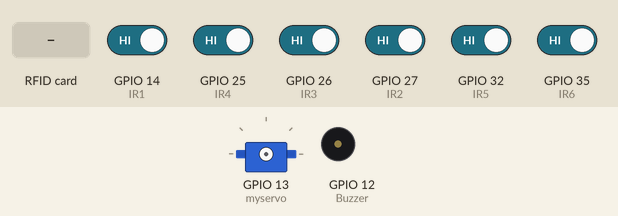
Recording of a sketch running on a simulated ESP32. Parts: servo, buzzer (waves = sounding, pin HIGH). Wiring (inferred from the names in the program): IR receiver: data GPIO 4. The test bench sets the inputs (shaded band); at power-on: GPIO 14 (IR1), GPIO 25 (IR4), GPIO 26 (IR3), GPIO 27 (IR2), GPIO 32 (IR5), GPIO 35 (IR6) HIGH. WiFi joins after 1.5 s; servers stay silent unless stated; uploads are accepted with an empty reply; what the sketch prints to the serial monitor is not drawn.

Above: at 0.1 s.
At 3.2 s:
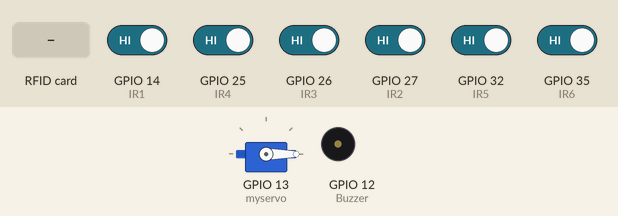
3.3 s: RFID card 5E 7A 19 C4 held to the reader
Timing chart, 0 to 6.3 s (numbered marks = the images above; inputs shaded):
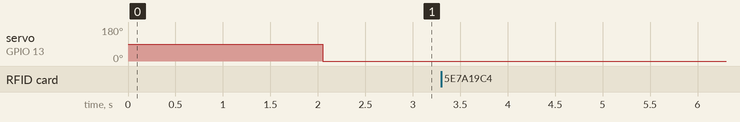

Measured:
- after the input at 3.3 s, every drawn part: stays the same

The sketch:

PINTU_KELUAR.ino
```cpp
#include <SPI.h>
#include <MFRC522.h>
#include <ESP32Servo.h>
#include <WiFi.h>
#include <HTTPClient.h>


#define RST_PIN 33
#define SDA_PIN 21
#define Buzzer 12

#define IR 4

#define IR1 14
#define IR2 27
#define IR3 26
#define IR4 25
#define IR5 32
#define IR6 35


int val=0;
Servo myservo;

MFRC522 mfrc522(SDA_PIN, RST_PIN);
// Replace with your network credentials (STATION)
const char* ssid = "WS Clown Project 2.4G";
const char* password = "membadutbersama";

String serverName = "http://parkir.sitesxyz.my.id/";

unsigned long lastTime = 0;
unsigned long timerDelay = 5000;


void setup() {
  Serial.begin(115200);
  SPI.begin();
  initWiFi();
  myservo.attach(13);
  pinMode(IR, INPUT);
  pinMode(IR1, INPUT);
  pinMode(IR2, INPUT);
  pinMode(IR3, INPUT);
  pinMode(IR4, INPUT);
  pinMode(IR5, INPUT);
  pinMode(IR6, INPUT);
  pinMode(Buzzer, OUTPUT);
  mfrc522.PCD_Init();
  Serial.println("Put your card to the reader...");

}

void loop() {
  if ((millis() - lastTime) > timerDelay){
    bool ir1, ir2, ir3, ir4, ir5, ir6;
    ir1 = !digitalRead(IR1);
    ir2 = !digitalRead(IR2);
    ir3 = !digitalRead(IR3);
    ir4 = !digitalRead(IR4);
    ir5 = !digitalRead(IR5);
    ir6 = !digitalRead(IR6);

    HTTPClient http_map;
    String serverPath_map = serverName + "sensor.php?s1=" + ir1 + "&s2=" + ir2 + "&s3=" + ir3 + "&s4=" + ir4 + "&s5=" + ir5 +"&s6=" + ir6;
    http_map.begin(serverPath_map.c_str());
    http_map.GET();

    lastTime = millis();
  }

  val = digitalRead(IR);
  if(val == HIGH){
    myservo.write(0);
  }
  delay(100);
 if(!mfrc522.PICC_IsNewCardPresent()){
    return;
  }

  if(!mfrc522.PICC_ReadCardSerial()){
    return;
  }

  Serial.print("UID tag :");
  String UID = "";

  for(byte i = 0; i < mfrc522.uid.size; i++){
    Serial.print(mfrc522.uid.uidByte[i] < 0x10 ? " 0" :"");
    Serial.print(mfrc522.uid.uidByte[i], HEX);
    UID.concat(String(mfrc522.uid.uidByte[i] < 0x10 ? " 0" : ""));
    UID.concat(String(mfrc522.uid.uidByte[i], HEX));
  }

  Serial.println();
  Serial.print("Pesan : ");
  UID.toUpperCase();
  mfrc522.PICC_HaltA();
  mfrc522.PCD_StopCrypto1();

  UID.replace(" ","");
  HTTPClient http;
  String serverPath = serverName + "out.php?rfid=" + UID;
  http.begin(serverPath.c_str());


  int httpResponseCode = http.GET();

  if (httpResponseCode>0) {
      String payload = http.getString();
      if(payload == "0"){
        Serial.println("Anda Sedang tdk parkir / Kartu tdk cocok");
        digitalWrite(Buzzer, HIGH);
        delay(100);
        digitalWrite(Buzzer, LOW);
        delay(100);
        }else if(payload == "1") {
        Serial.println("SELAMAT JALAN");
        digitalWrite(Buzzer, HIGH);
        delay(1000);
        digitalWrite(Buzzer, LOW);
        myservo.write(95);
        delay(3000);
      }
  }else {
      Serial.print("Error code: ");
      Serial.println(httpResponseCode);
  }
  http.end();
}

void initWiFi() {
  WiFi.mode(WIFI_STA);
  WiFi.begin(ssid, password);
  Serial.print("Connecting to WiFi ..");
  while (WiFi.status() != WL_CONNECTED) {
    Serial.print('.');
    delay(1000);
  }
  Serial.println(WiFi.localIP());
}
```
